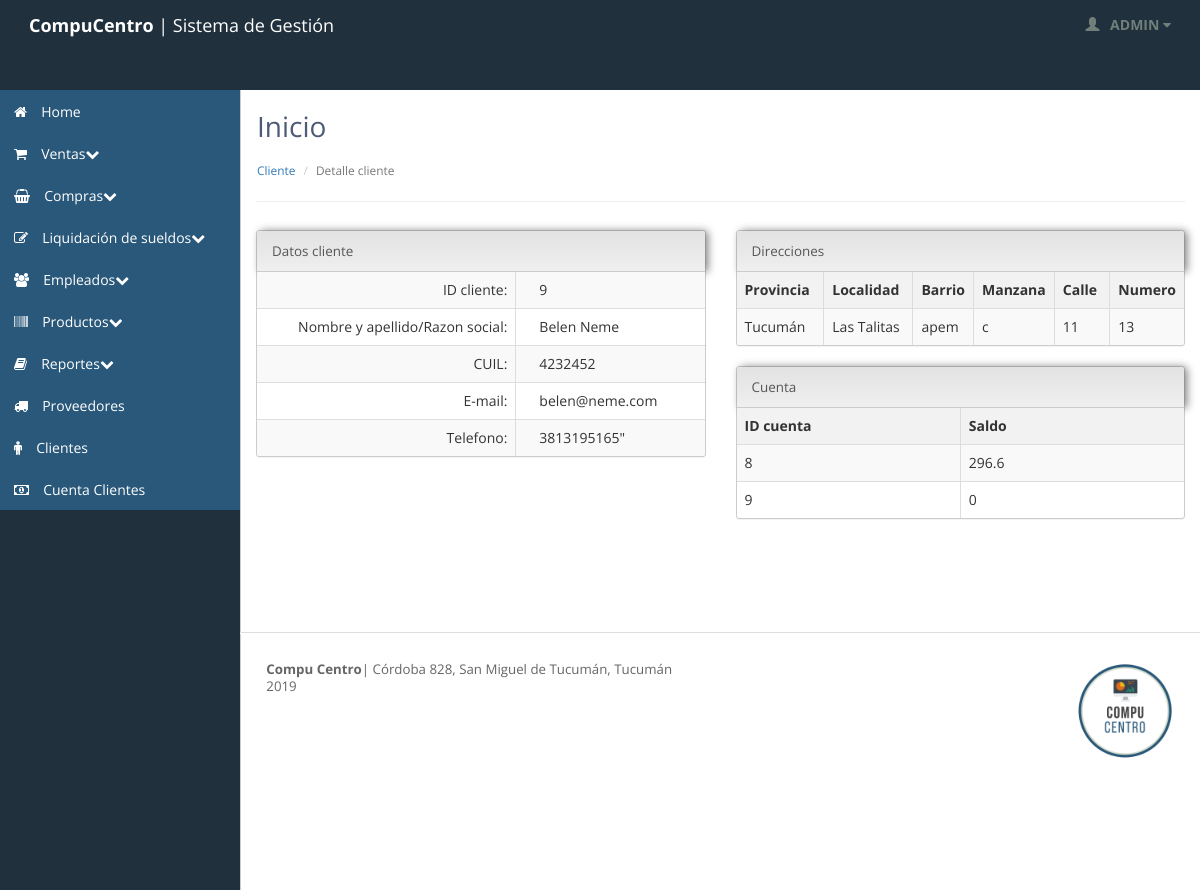
Page /cliente_detalle.php?idcliente=9 (signed in) on the committed database.
### tables this page shows
CREATE TABLE `cliente` (
  `idcliente` int(11) NOT NULL,
  `nombreorsocial` varchar(45) NOT NULL,
  `cuilcliente` varchar(45) NOT NULL,
  `mailcliente` varchar(45) DEFAULT NULL,
  `telefonocliente` varchar(45) DEFAULT NULL,
  `tipo_idtipo` int(11) NOT NULL,
  `direccion_iddireccion` int(11) NOT NULL,
  `estado` int(11) NOT NULL
);

CREATE TABLE `provincia` (
  `idprovincia` int(11) NOT NULL,
  `nombreprovincia` varchar(45) NOT NULL
);

CREATE TABLE `localidad` (
  `idlocalidad` int(11) NOT NULL,
  `nombrelocalidad` varchar(45) NOT NULL,
  `provincia_idprovincia` int(11) NOT NULL
);

CREATE TABLE `direccion` (
  `iddireccion` int(11) NOT NULL,
  `calle` varchar(45) NOT NULL,
  `numero` int(11) NOT NULL,
  `manzana` varchar(45) DEFAULT NULL,
  `barrio` varchar(45) DEFAULT NULL,
  `localidad_idlocalidad` int(11) NOT NULL,
  `proveedor_idproveedor` int(11) DEFAULT NULL
);

CREATE TABLE `cuenta` (
  `idcuenta` int(11) NOT NULL,
  `saldocuenta` float NOT NULL,
  `estado` int(11) NOT NULL,
  `cliente_idcliente` int(11) NOT NULL
);

### inc_cliente/inc_cliente_detalle_direcciones.php (the view, shortened to what this page needs)
<?php
$direccion="SELECT * FROM cliente
INNER JOIN direccion ON direccion_iddireccion = iddireccion
INNER JOIN localidad ON localidad_idlocalidad=idlocalidad
INNER JOIN provincia ON provincia_idprovincia=idprovincia
WHERE idcliente=$idcliente";
$q_direccion=mysql_query($direccion);
?>
<table class='table table-bordered table-striped'>
	<thead>
		<th>Provincia</th>
		<th>Localidad</th>
		<th>Barrio</th>
		<th>Manzana</th>
		<th>Calle</th>
		<th>Numero</th>
	</thead>
	<tbody>
	<?php while ($row_direccion= mysql_fetch_array($q_direccion)) { ?>
		<tr>
			<td class="col-xs-3 col-sm-3 col-md-3 col-lg-3"><?php echo $row_direccion['nombreprovincia']; ?></td>
			<td class="col-xs-3 col-sm-3 col-md-3 col-lg-3"><?php echo $row_direccion['nombrelocalidad']; ?></td>
			<td class="col-xs-1 col-sm-1 col-md-1 col-lg-1"><?php echo $row_direccion['barrio']; ?></td>
			<td class="col-xs-1 col-sm-1 col-md-1 col-lg-1"><?php echo $row_direccion['manzana']; ?></td>
			<td class="col-xs-2 col-sm-2 col-md-2 col-lg-2"><?php echo $row_direccion['calle']; ?></td>
			<td class="col-xs-1 col-sm-1 col-md-1 col-lg-1"><?php echo $row_direccion['numero']; ?></td>
		</tr>
		<?php } ?>
	</tbody>
</table>

### inc_cliente/inc_cliente_detalle_datos.php (shortened to what this page needs)
<?php
$idcliente=$_GET['idcliente'];
$cliente="SELECT * FROM cliente WHERE idcliente=$idcliente";
$q_cliente=mysql_query($cliente);
$row_cliente= mysql_fetch_array($q_cliente);
?>
<table class='table table-bordered table-striped'>
<tr>
	<td><div align='right'>ID cliente: </div></td>
	<td><div class="col-xs-12 col-sm-12 col-md-12 col-lg-12"><?php echo $idcliente; ?></div></td>
</tr>
<tr>
	<td><div align='right'>Nombre y apellido/Razon social: </div></td>
	<td><div class="col-xs-12 col-sm-12 col-md-12 col-lg-12"><?php echo $row_cliente['nombreorsocial'] ?></div></td>
</tr>
<tr>
	<td><div align='right'>CUIL: </div></td>
	<td><div class="col-xs-12 col-sm-12 col-md-12 col-lg-12"><?php echo $row_cliente['cuilcliente'] ?></div></td>
</tr>
<tr>
	<td><div align='right'>E-mail: </div></td>
	<td><div class="col-xs-12 col-sm-12 col-md-12 col-lg-12"><?php echo $row_cliente['mailcliente'] ?></div></td>
</tr>
<tr>
	<td><div align='right'>Telefono: </div></td>
	<td><div class="col-xs-8 col-sm-8 col-md-8 col-lg-8"><?php echo $row_cliente['telefonocliente'] ?>"</div></td>
</tr>
</table>

### inc_cliente/inc_cliente_detalle_cuente.php (shortened to what this page needs)
<?php
$idcliente=$_GET['idcliente'];
$cuenta="SELECT * FROM cuenta
WHERE cliente_idcliente=$idcliente";
$q_cuenta=mysql_query($cuenta);
?>
<table class='table table-bordered table-striped'>
	<thead>
		<th>ID cuenta</th>
		<th>Saldo</th>
	</thead>
	<tbody>
	<?php while ($row_cuenta = mysql_fetch_array($q_cuenta)) { ?>
		<tr>
			<td class="col-xs-3 col-sm-3 col-md-3 col-lg-3"><?php echo $row_cuenta['idcuenta']; ?></td>
			<td class="col-xs-3 col-sm-3 col-md-3 col-lg-3"><?php echo $row_cuenta['saldocuenta']; ?></td>
		</tr>
	<?php } ?>
	</tbody>
</table>

### stylesheets/theme.css (style rules this page uses)
body { background: #20303c; background-position: initial initial; background-repeat: initial initial; margin: 0px; padding: 0px; }
body, h1, h2, h3, h4, h5, h6, p, a, .h1, .h2, .h3, .h4, .h5, .h6 { font-family: 'Open Sans', helvetica, arial, sans-serif; }
tr:nth-child(2n+1) { background-color: #F2F2F3; }

### rows in the picture
cliente: nombreorsocial "Belen Neme", cuilcliente "4232452", mailcliente "belen@neme.com", telefonocliente "3813195165", provincia.nombreprovincia "Tucumán", localidad.nombrelocalidad "Las Talitas", direccion.barrio "apem", direccion.manzana "c", direccion.calle "11", direccion.numero "13"
cuenta: idcuenta "8", saldocuenta "296.6"
cuenta: idcuenta "9", saldocuenta "0"

### other values in the picture
$_SESSION["usuarioactual"] "ADMIN"
$idcliente "9"
